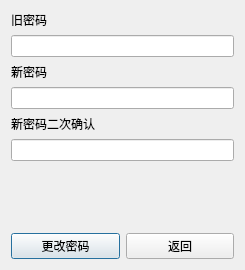
<?xml version="1.0" encoding="UTF-8"?>
<ui version="4.0">
 <class>DUser_Key</class>
 <widget class="QDialog" name="DUser_Key">
  <property name="geometry">
   <rect>
    <x>0</x>
    <y>0</y>
    <width>245</width>
    <height>270</height>
   </rect>
  </property>
  <property name="windowTitle">
   <string>更改密码</string>
  </property>
  <layout class="QGridLayout" name="gridLayout">
   <item row="0" column="0">
    <layout class="QVBoxLayout" name="verticalLayout">
     <item>
      <widget class="QLabel" name="label">
       <property name="text">
        <string>旧密码</string>
       </property>
      </widget>
     </item>
     <item>
      <widget class="QLineEdit" name="lineEdit_OldKey">
       <property name="echoMode">
        <enum>QLineEdit::Password</enum>
       </property>
      </widget>
     </item>
     <item>
      <widget class="QLabel" name="label_2">
       <property name="text">
        <string>新密码</string>
       </property>
      </widget>
     </item>
     <item>
      <widget class="QLineEdit" name="lineEdit_NewKey1">
       <property name="echoMode">
        <enum>QLineEdit::Password</enum>
       </property>
      </widget>
     </item>
     <item>
      <widget class="QLabel" name="label_3">
       <property name="text">
        <string>新密码二次确认</string>
       </property>
      </widget>
     </item>
     <item>
      <widget class="QLineEdit" name="lineEdit_NewKey2">
       <property name="echoMode">
        <enum>QLineEdit::Password</enum>
       </property>
      </widget>
     </item>
     <item>
      <spacer name="verticalSpacer">
       <property name="orientation">
        <enum>Qt::Vertical</enum>
       </property>
       <property name="sizeHint" stdset="0">
        <size>
         <width>20</width>
         <height>40</height>
        </size>
       </property>
      </spacer>
     </item>
     <item>
      <layout class="QHBoxLayout" name="horizontalLayout">
       <item>
        <widget class="QPushButton" name="pushButton_Change">
         <property name="text">
          <string>更改密码</string>
         </property>
        </widget>
       </item>
       <item>
        <widget class="QPushButton" name="pushButton_Return">
         <property name="text">
          <string>返回</string>
         </property>
        </widget>
       </item>
      </layout>
     </item>
    </layout>
   </item>
  </layout>
 </widget>
 <resources/>
 <connections/>
</ui>
